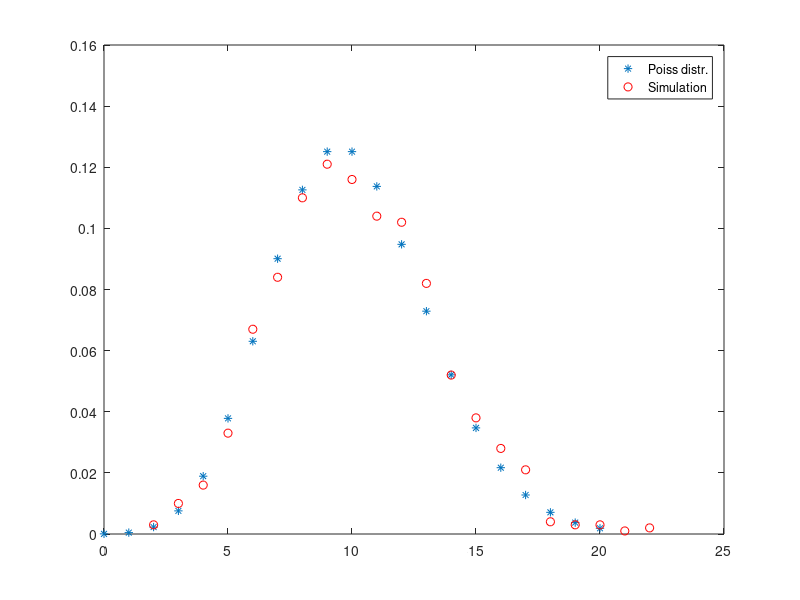

The MATLAB script that drew this image:
% Simulate Bern(p) distr.

%p = input('p(in(0,1))=');
p=0.6
U = rand;
X = U < p;
%N = input('Nr. of simulations='); % size of the Monte Carlo study
% try 10, 1e3, 1e5
N=1000;
for i=1:N
   U = rand;
   X(i) = U < p;
end
% Compare it to the Bern(p) distr.
UX = unique(X);
nX = hist(X, length(UX));
rel_freq = nX / N; % approx the prob.

clf;
% Simulate Binomial of (n,p)

n = 1000;
p = 0.5;

U = rand(n, 1);
X = sum( U < p);

%N = input('Nr. of simulations in binomial:')
N = 1000;

for i=1:N
   U = rand(n, 1);
   X(i)=sum( U < p );
end

UX = unique(X);
nX = hist(X, length(UX));
rel_freq = nX / N; % approx the prob.

%Compare to the binomial distr graphically
k = 0:n;
pk = binopdf(k,n,p);
plot(k, pk, '*', UX, rel_freq, 'ro');
legend('Bino distr.', 'Simulation')

clf;
% Simulate Geometric Distribution

p = 0.4;
X = 0; % init. nr. of failures
while rand >= p % count nr. of failures
    X = X + 1;
end
N = 1000;
for i=1:N
   X(i) = 0;
   while rand <= p
       X(i) = X(i) + 1;
   end
end

UX = unique(X);
nX = hist(X, length(UX));
rel_freq = nX / N; % approx the prob.

k = 0:50;
pk = geopdf(k, p);
plot(k, pk, '*', UX, rel_freq, 'ro');

clf;
% Simulate Negative Binomial

p = 0.6;
n = 10; % rank of success (in N)

for j=1:n
    Y(j) = 0;
    while rand >= p
       Y(j) = Y(j) + 1; 
    end
end
X = sum(Y);
N = 1000;
for i = 1:N
    for j=1:n
        Y(j) = 0;
        while rand >= p
            Y(j) = Y(j) + 1; 
        end
    end
    X(i) = sum(Y);
end


UX = unique(X);
nX = hist(X, length(UX));
rel_freq = nX / N; % approx the prob.

k = 0:20;
pk = nbinpdf(k, n, p);
plot(k, pk, '*', UX, rel_freq, 'ro');
legend('Neg bino distr.', 'Simulation');

clf;
% Simulate Poiss(lambda) distr.

%lambda = input('lambda (>0)='); % par
lambda = 10
i = 0;
U = rand;
F = exp(-lambda); % init. value F cdf
while U >= F
   i = i + 1;
   F = F + exp(-lambda) * (lambda^i)/gamma(i+1);
end
X = i;

N = 1000
for j = 1:N
    i = 0;
    U = rand;
    F(j) = exp(-lambda); % init. value F cdf
    while U >= F(j)
        i = i + 1;
        F(j) = F(j) + exp(-lambda) * (lambda^i)/gamma(i+1);
    end
    X(j) = i;
end

UX = unique(X);
nX = hist(X, length(UX));
rel_freq = nX / N; % approx the prob.

k = 0:20;
pk = poisspdf(k, lambda);
plot(k, pk, '*', UX, rel_freq, 'ro');
legend('Poiss distr.', 'Simulation');



